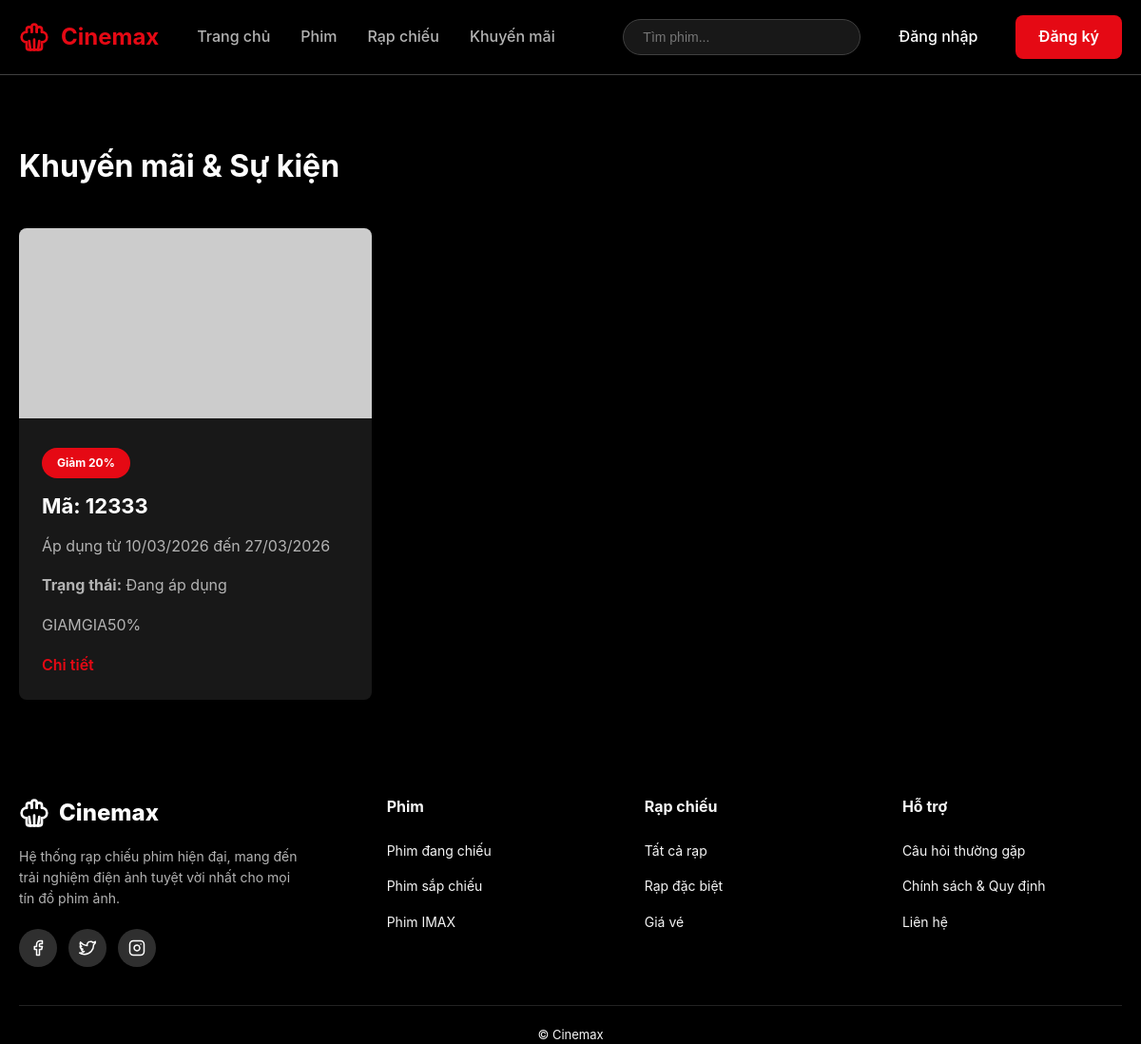
/views/user/index.php?page=promotions, run on an earlier commit of the app's database.
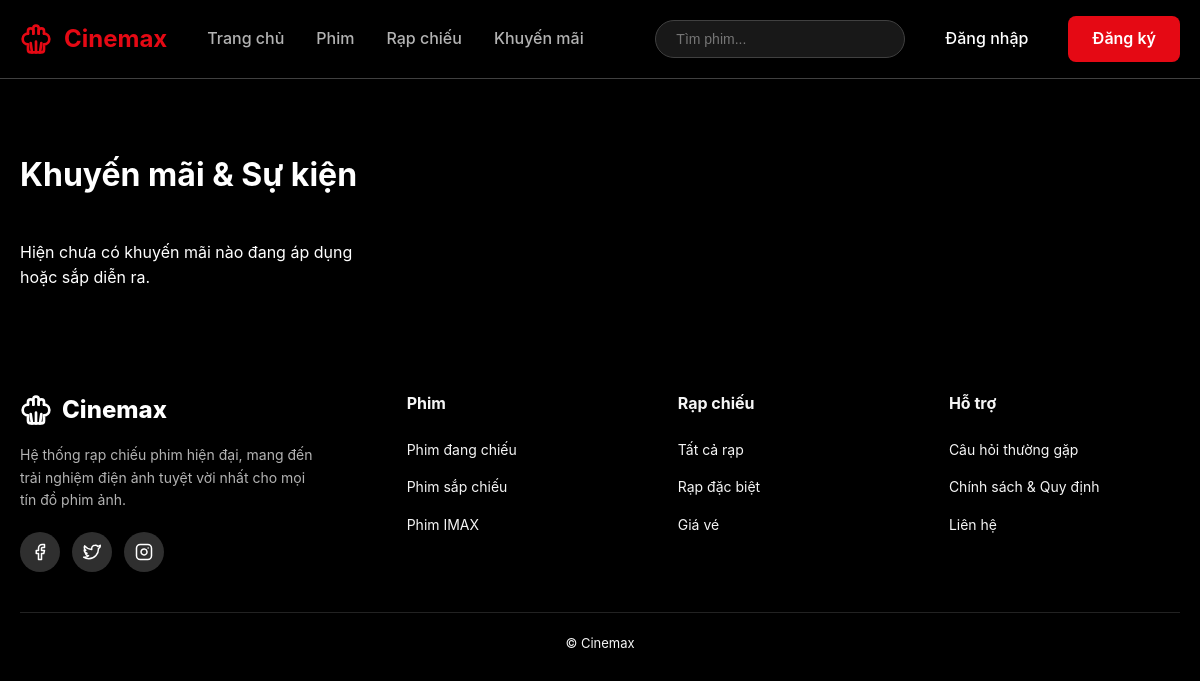
And on a later commit of the database.
### tables this page shows
CREATE TABLE promotions (
    promotion_id     INT AUTO_INCREMENT PRIMARY KEY,
    code             VARCHAR(50) NOT NULL UNIQUE,
    name             VARCHAR(150) NOT NULL,
    discount_type    ENUM('percent', 'fixed') NOT NULL DEFAULT 'percent',
    discount_value   DECIMAL(12,2) NOT NULL DEFAULT 1.00,
    discount_percent DECIMAL(5,2) NOT NULL CHECK (discount_percent BETWEEN 0 AND 100),
    start_date       DATETIME NOT NULL,
    end_date         DATETIME NOT NULL,
    min_amount       DECIMAL(12,2) DEFAULT 0,
    status           TINYINT(1) NOT NULL DEFAULT 1,
    created_at       TIMESTAMP DEFAULT CURRENT_TIMESTAMP
);

### services/AuthMiddleware.php (called while the page is built, shortened)
<?php
class AuthMiddleware
{
    public static function getAuthUser(): ?array
    {
        $token = $_COOKIE[self::COOKIE_NAME] ?? null;
        if (!$token) {
            return null;
        }
        $user = JwtHelper::decode($token);
        return $user;
    }
}

### services/PromotionService.php (called while the page is built, shortened)
<?php
class PromotionService
{
    private $promotionModel;
    public function __construct($promotionModel)
    {
        $this->promotionModel = $promotionModel;
    }
    public function listPromotions($search = '')
    {
        $rows = $this->promotionModel->getAllPromotions($search);
        return $rows;
    }
    public function computeStatus(string $startDate, string $endDate): string
    {
        $today = date('Y-m-d');
        if ($today > $endDate) {
            return 'expired';
        }
        return 'active';
    }
}

### models/Promotion.php (called while the page is built, shortened)
<?php
class Promotion
{
    private $conn;
    public function __construct($conn)
    {
        $this->conn = $conn;
    }
    public function getAllPromotions($search = '')
    {
        $sql = "SELECT * FROM promotions WHERE status != -1";
        $types = '';
        $search = trim((string)$search);
        $sql .= " ORDER BY promotion_id DESC";
        $stmt = $this->conn->prepare($sql);
        $stmt->execute();
        $result = $stmt->get_result();
        $rows = [];
        while ($row = $result->fetch_assoc()) {
            $rows[] = $row;
        }
        return $rows;
    }
}

### views/user/pages/promotions.php (the view, shortened to what this page needs)
<?php
$promotions = $promotionService->listPromotions();
$promotions = array_values(array_filter($promotions, function ($promo) {
    return in_array(($promo['computed_status'] ?? ''), ['active', 'scheduled'], true);
}));
function formatPromotionDateVN($date)
{
    return date('d/m/Y', strtotime($date));
}
function getPromotionBadgeText($promo)
{
    $type = $promo['discount_type'] ?? 'percent';
    $value = (float)($promo['discount_value'] ?? 0);
    if ($type === 'percent') {
        return 'Giảm ' . rtrim(rtrim(number_format($value, 2, '.', ''), '0'), '.') . '%';
    }
    return 'Giảm ' . number_format($value, 0, ',', '.') . 'đ';
}
function getPromotionStatusText($status)
{
    return match ($status) {
        'active' => 'Đang áp dụng',
        'scheduled' => 'Sắp diễn ra',
        'expired' => 'Đã hết hạn',
        default => 'Không xác định',
    };
}
?>
<main class="section">
    <div class="container">
        <div class="section-header">
            <h2>Khuyến mãi &amp; Sự kiện</h2>
        </div>
        <div class="promo-grid">
            <?php if (empty($promotions)): ?>
                <p>Hiện chưa có khuyến mãi nào đang áp dụng hoặc sắp diễn ra.</p>
            <?php else: ?>
                <?php foreach ($promotions as $promo): ?>
                    <div class="promo-card">
                        <img
                            src="https://via.placeholder.com/400x200?text=Promotion"
                            alt="<?= htmlspecialchars($promo['code'] ?? 'PROMO_CODE') ?>"
                        >
                        <div class="promo-content">
                            <span class="promo-badge">
                                <?= htmlspecialchars(getPromotionBadgeText($promo)) ?>
                            </span>
                            <h3>Mã: <?= htmlspecialchars($promo['code'] ?? '') ?></h3>
                            <p>
                                Áp dụng từ
                                <?= htmlspecialchars(formatPromotionDateVN($promo['start_date'] ?? null)) ?>
                                đến
                                <?= htmlspecialchars(formatPromotionDateVN($promo['end_date'] ?? null)) ?>
                            </p>
                            <p>
                                <strong>Trạng thái:</strong>
                                <?= htmlspecialchars(getPromotionStatusText($promo['computed_status'] ?? '')) ?>
                            </p>
                            <?php if (!empty($promo['name'])): ?>
                                <p><?= htmlspecialchars($promo['name']) ?></p>
                            <?php endif; ?>
                            <a href="#" class="promo-link">Chi tiết</a>
                        </div>
                    </div>
                <?php endforeach; ?>
            <?php endif; ?>
        </div>
    </div>
</main>

### views/user/index.php (shortened to what this page needs)
<!DOCTYPE html>
<html lang="vi">
<?php
require_once __DIR__ . '/../../services/AuthMiddleware.php';
require_once __DIR__ . '/../../services/PromotionService.php';
require_once __DIR__ . '/../../models/Promotion.php';
$conn = getDbConnection();
$promotionModel = new Promotion($conn);
$promotionService = new PromotionService($promotionModel);
$page = $_GET['page'] ?? 'home';
$contentPath = __DIR__ . "/pages/$page.php";
?>
<head>
    <?php include __DIR__ . '/partials/head.php'; ?>
</head>
<body>
    <?php include __DIR__ . '/partials/header.php'; ?>
    <main>
        <?php include $contentPath; ?>
    </main>
    <?php include __DIR__ . '/partials/footer.php'; ?>
</body>
</html>

### views/user/partials/head.php (shortened to what this page needs)
<link rel="stylesheet" href="../../public/assets/css/style.css">
<link rel="stylesheet" href="../../public/assets/css/footer.css">
<link rel="stylesheet" href="../../public/assets/css/home.css">
<link rel="stylesheet" href="../../public/assets/css/movie_detail.css">
<link rel="stylesheet" href="../../public/assets/css/theater.css">
<link rel="stylesheet" href="../../public/assets/css/booking_success.css">
<link rel="stylesheet" href="../../public/assets/css/button.css">
<link rel="stylesheet" href="../../public/assets/css/pagination.css">
<link rel="stylesheet" href="../../public/assets/fontawesome/css/all.min.css">

### views/user/partials/header.php (shortened to what this page needs)
<?php
require_once __DIR__ . '/../../../services/AuthMiddleware.php';
$authUser = AuthMiddleware::getAuthUser();
$isLoggedIn = ($authUser !== null);
?>
<nav class="navbar">
    <div class="container">
        <div class="nav-content">
            <a href="index.php" class="logo" style="text-decoration: none;">
                <span>Cinemax</span>
            </a>
            <div class="nav-links">
                <a href="index.php">Trang chủ</a>
                <a href="index.php?page=movies">Phim</a>
                <a href="index.php?page=theaters">Rạp chiếu</a>
                <a href="index.php?page=promotions">Khuyến mãi</a>
            </div>
            <div class="nav-actions">
                <form action="index.php?page=search_results" method="GET" class="search-box">
                    <input type="text" placeholder="Tìm phim..." id="searchInput" name="query" required>
                </form>
                <?php if ($isLoggedIn): ?>
                    <div class="user-dropdown">
                        <button class="btn-user" onclick="toggleUserMenu()">
                            <span><?php echo htmlspecialchars($authUser['full_name']); ?></span>
                            <svg width="16" height="16" viewBox="0 0 24 24" fill="none" stroke="currentColor" stroke-width="2">
                                <polyline points="6 9 12 15 18 9"></polyline>
                            </svg>
                        </button>
                        <div class="user-menu" id="userMenu">
                            <?php if ($authUser['role_id'] == 1): ?>
                                <a href="../admin/index.php">Quản trị</a>
                            <?php endif; ?>
                            <a href="../../public/index.php?action=logout">Đăng xuất</a>
                        </div>
                    </div>
                <?php else: ?>
                    <a href="../auth/login.php" class="btn-login">Đăng nhập</a>
                    <a href="../auth/register.php" class="btn-primary">Đăng ký</a>
                <?php endif; ?>
            </div>
        </div>
    </div>
</nav>

### views/user/partials/footer.php (shortened to what this page needs)
<div class="container">
    <div class="footer-content" style="padding-top: 30px; height: fit-content;">
        <div class="footer-col">
            <a href="index.php" class="footer-logo">
                <span>Cinemax</span>
            </a>
            <p class="footer-desc">
                Hệ thống rạp chiếu phim hiện đại, mang đến trải nghiệm điện ảnh tuyệt vời nhất cho mọi tín đồ phim ảnh.
            </p>
            <div class="social-links">
                <a href="#" class="social-btn">
                    <svg width="18" height="18" viewBox="0 0 24 24" fill="none" stroke="currentColor" stroke-width="2" stroke-linecap="round" stroke-linejoin="round">
                        <path d="M18 2h-3a5 5 0 0 0-5 5v3H7v4h3v8h4v-8h3l1-4h-4V7a1 1 0 0 1 1-1h3z"></path>
                    </svg>
                </a>
                <a href="#" class="social-btn">
                </a>
                <a href="#" class="social-btn">
                </a>
            </div>
        </div>
        <div class="footer-col">
            <h4>Phim</h4>
            <ul>
                <li><a href="index.php?page=movies">Phim đang chiếu</a></li>
                <li><a href="index.php?page=movies">Phim sắp chiếu</a></li>
                <li><a href="#">Phim IMAX</a></li>
            </ul>
        </div>
        <div class="footer-col">
            <h4>Rạp chiếu</h4>
            <ul>
                <li><a href="index.php?page=theaters">Tất cả rạp</a></li>
                <li><a href="#">Rạp đặc biệt</a></li>
                <li><a href="#">Giá vé</a></li>
            </ul>
        </div>
        <div class="footer-col">
            <h4>Hỗ trợ</h4>
            <ul>
                <li><a href="#">Câu hỏi thường gặp</a></li>
                <li><a href="#">Chính sách & Quy định</a></li>
                <li><a href="#">Liên hệ</a></li>
            </ul>
        </div>
    </div>
    <div class="footer-bottom">
        <p>&copy; Cinemax</p>
    </div>
</div>

### public/assets/css/style.css (style rules this page uses)
:root { --primary-color: #e50914; --primary-dark: #b20710; --secondary-color: #0f1014; --text-primary: #ffffff; --text-secondary: #b3b3b3; --bg-primary: #000000; --bg-secondary: #181818; --bg-tertiary: #2f2f2f; --border-color: #404040; --success-color: #46d369; --warning-color: #ffa500; --danger-color: #e50914; --shadow: 0 4px 12px rgba(0, 0, 0, 0.5); --shadow-lg: 0 8px 24px rgba(0, 0, 0, 0.6); --transition: all 0.3s ease; --border-radius: 8px; }
* { margin: 0; padding: 0; box-sizing: border-box; }
body { font-family: -apple-system, BlinkMacSystemFont, "Segoe UI", Roboto, "Helvetica Neue", Arial, sans-serif; background: var(--bg-primary); color: var(--text-primary); line-height: 1.6; overflow-x: hidden; }
.container { max-width: 1400px; margin: 0 auto; padding: 0 20px; }
.navbar { background: rgba(0, 0, 0, 0.95); -webkit-backdrop-filter: blur(10px); backdrop-filter: blur(10px); position: sticky; top: 0; z-index: 1000; border-bottom: 1px solid var(--border-color); }
.nav-content { display: flex; align-items: center; justify-content: space-between; padding: 16px 0; gap: 40px; }
.logo { display: flex; align-items: center; gap: 12px; font-size: 24px; font-weight: 700; color: var(--primary-color); text-decoration: none; }
.logo svg { color: var(--primary-color); }
.nav-links { display: flex; gap: 32px; flex: 1; }
.nav-links a { color: var(--text-secondary); text-decoration: none; font-weight: 500; transition: var(--transition); position: relative; padding: 8px 0; }
.nav-actions { display: flex; align-items: center; gap: 16px; }
.search-box { position: relative; display: flex; align-items: center; }
.search-box input { background: var(--bg-secondary); border: 1px solid var(--border-color); border-radius: 24px; padding: 10px 40px 10px 20px; color: var(--text-primary); font-size: 14px; width: 250px; transition: var(--transition); }
.btn-login { padding: 10px 24px; color: var(--text-primary); text-decoration: none; font-weight: 500; transition: var(--transition); border-radius: var(--border-radius); }
.btn-primary { background: var(--primary-color); color: var(--text-primary); padding: 10px 24px; border-radius: var(--border-radius); text-decoration: none; font-weight: 600; transition: var(--transition); border: none; cursor: pointer; }
.section { padding: 70px 0; }
.section-header { display: flex; justify-content: space-between; align-items: center; margin-bottom: 40px; }
.section-header h2 { font-size: 32px; font-weight: 700; }
.footer-content { display: grid; grid-template-columns: 2fr 1fr 1fr 1fr; gap: 40px; margin-bottom: 40px; }
.footer-col h4 { margin-bottom: 20px; font-size: 18px; }
.footer-col p { color: var(--text-secondary); margin-bottom: 20px; }
.footer-col ul { list-style: none; }
.footer-col ul li { margin-bottom: 12px; }
.footer-col ul li a { color: var(--text-secondary); text-decoration: none; transition: var(--transition); }
.social-links { display: flex; gap: 16px; }
.social-links a { width: 40px; height: 40px; display: flex; align-items: center; justify-content: center; background: var(--bg-tertiary); border-radius: 50%; color: var(--text-primary); transition: var(--transition); }
.footer-bottom { text-align: center; padding-top: 20px; border-top: 1px solid var(--border-color); color: var(--text-secondary); }

### public/assets/css/footer.css (style rules this page uses)
.footer-content { display: grid; grid-template-columns: 1.5fr 1fr 1fr 1fr; gap: 40px; margin-bottom: 40px; }
.footer-logo { display: flex; align-items: center; gap: 10px; font-size: 24px; font-weight: 800; color: white; margin-bottom: 15px; text-decoration: none; }
.footer-desc { color: whitesmoke; font-size: 14px; line-height: 1.6; margin-bottom: 20px; max-width: 300px; }
.social-links { display: flex; gap: 12px; }
.social-btn { width: 36px; height: 36px; background: #222; border-radius: 50%; display: flex; align-items: center; justify-content: center; color: whitesmoke; transition: 0.3s; text-decoration: none; }
.footer-col h4 { font-size: 16px; font-weight: 700; margin-bottom: 20px; color: whitesmoke; }
.footer-col ul { list-style: none; padding: 0; margin: 0; }
.footer-col ul li { margin-bottom: 12px; }
.footer-col ul li a { color: whitesmoke; text-decoration: none; font-size: 14px; transition: 0.2s; }
.footer-bottom { border-top: 1px solid #222; padding-top: 20px; text-align: center; color: whitesmoke; font-size: 13px; }

What changed in the data, as far as the page shows it:
removed promotions: discount_value "Giảm 20%", code "12333", start_date "10/03/2026", end_date "27/03/2026", computed_status "Đang áp dụng", name "GIAMGIA50%"
Also different on the page:
text now shown: "Hiện chưa có khuyến mãi nào đang áp dụng hoặc sắp diễn ra."
